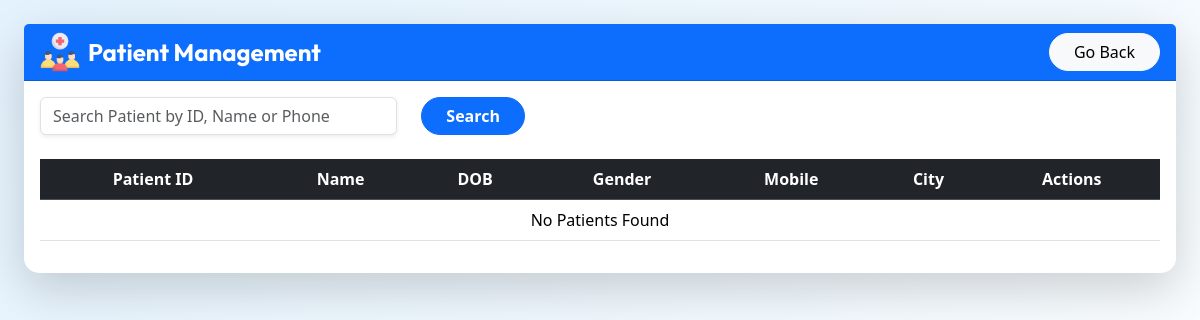
The page /Admin/manage_patient.php on the database as committed earlier.
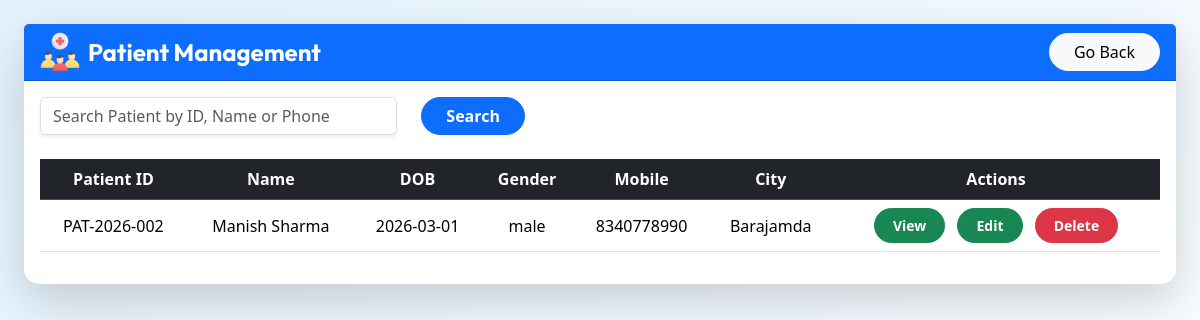
The same page on the database as committed later.
### tables this page shows
CREATE TABLE `patients` (
  `id` int(11) NOT NULL,
  `patient_code` varchar(20) DEFAULT NULL,
  `full_name` varchar(100) DEFAULT NULL,
  `email` varchar(100) DEFAULT NULL,
  `mobile` varchar(10) DEFAULT NULL,
  `dob` date DEFAULT NULL,
  `gender` varchar(10) DEFAULT NULL,
  `aadhar` varchar(12) DEFAULT NULL,
  `blood_group` varchar(5) DEFAULT NULL,
  `city` varchar(50) DEFAULT NULL,
  `address` text DEFAULT NULL,
  `password` varchar(255) DEFAULT NULL,
  `created_at` timestamp NOT NULL DEFAULT current_timestamp()
);

### Admin/manage_patient.php (the view, shortened to what the changed rows need)
<?php
require "../dbconnect.php";
if (isset($_GET['search'])) {
    $search = $_GET['search'];
    $sql = "SELECT * FROM patients
            WHERE patient_code LIKE '%$search%'
            OR full_name LIKE '%$search%'
            OR mobile LIKE '%$search%'
            ORDER BY patient_code DESC";
} else {
    $sql = "SELECT * FROM patients ORDER BY patient_code DESC";
}
$result = $conn->query($sql);
?>
<!DOCTYPE html>
<html lang="en">
<head>
    <link rel="stylesheet" href="../Bootstrap/bootstrap.min.css">
    <link rel="stylesheet" href="../styles/manage_patient.css">
</head>
<body class="admin-bg">
    <div class="container-fluid px-4 py-4">
        <div class="card shadow-lg border-0">
            <div class="card-body">
                <div class="table-responsive">
                    <table class="table table-hover align-middle text-center">
                        <thead class="table-dark">
                            <tr>
                               <th>Patient ID</th>
                                <th>Name</th>
                                <th>DOB</th>
                                <th>Gender</th>
                                <th>Mobile</th>
                                <th>City</th>
                                <th>Actions</th>
                            </tr>
                        </thead>
                        <tbody>
                            <?php
                            if ($result->num_rows > 0) {
                                while ($row = $result->fetch_assoc()) {
                                    ?>
                                    <tr>
                                        <td>
                                            <?php echo $row['patient_code']; ?>
                                        </td>
                                        <td>
                                            <?php echo $row['full_name']; ?>
                                        </td>
                                        <td>
                                            <?php echo $row['dob']; ?>
                                        </td>
                                        <td>
                                            <?php echo $row['gender']; ?>
                                        </td>
                                        <td>
                                            <?php echo $row['mobile']; ?>
                                        </td>
                                        <td>
                                            <?php echo $row['city']; ?>
                                        </td>
                                        <td>
                                            <a class="btn btn-success btn-sm btn-rounded fw-bold me-2"
                                                href="view_patient.php?id=<?php echo $row['patient_code']; ?>">
                                                View
                                            </a>
                                            <a class="btn btn-success btn-sm btn-rounded fw-bold me-2"
                                                href="edit_patient.php?id=<?php echo $row['patient_code']; ?>">
                                                Edit
                                            </a>
                                            <a href="delete_patient.php?id=<?php echo $row['patient_code']?>"class="btn btn-danger btn-sm btn-rounded fw-bold" data-bs-toggle="modal"
                                                data-bs-target="#deleteModal"
                                                onclick="setDeleteId('<?php echo $row['patient_code']; ?>')">
                                                Delete
                                            </a>
                                        </td>
                                    </tr>
                                    <?php
                                }
                            } else {
                                echo "<tr><td colspan='7'>No Patients Found</td></tr>";
                            }
                            ?>
                        </tbody>
                    </table>
                </div>
         </div>
        </div>
    </div>
</body>
</html>

Rows that differ between the two databases and show on the page:
added patients: patient_code "PAT-2026-002", full_name "Manish Sharma", dob "2026-03-01", gender "male", mobile "8340778990", city "Barajamda"
Other text that changed with them:
text no longer shown: "No Patients Found"
